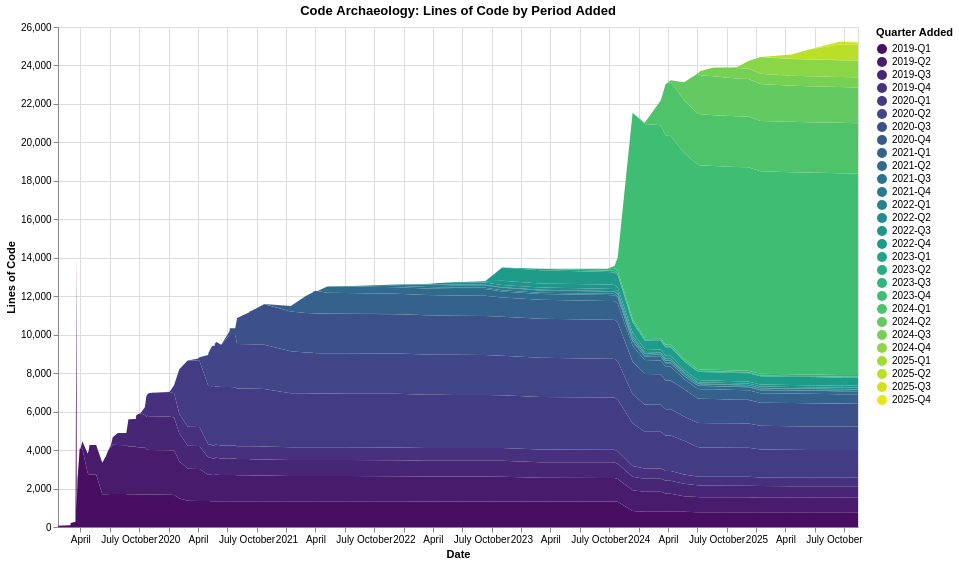

Describe this chart as a Vega-Lite specification.
### Vega-Lite specification from a JSON file in a GitHub repository (floating-point values rounded to 4 significant figures; data arrays with more than 128 entries replaced by an {"elided": "..."} marker saying what was removed)
{"$schema": "https://vega.github.io/schema/vega-lite/v6.1.0.json", "config": {"view": {"continuousHeight": 300, "continuousWidth": 300}}, "data": {"name": "data-0ab987d1b3d778de545a0b3378db2d9d"}, "datasets": {"data-0ab987d1b3d778de545a0b3378db2d9d": {"elided": "888 records"}}, "encoding": {"color": {"field": "period", "scale": {"scheme": "viridis"}, "title": "Quarter Added", "type": "ordinal"}, "order": {"field": "period", "type": "ordinal"}, "tooltip": [{"field": "commit_date", "type": "temporal"}, {"field": "period", "type": "ordinal"}, {"field": "line_count", "type": "quantitative"}], "x": {"field": "commit_date", "title": "Date", "type": "temporal"}, "y": {"field": "line_count", "title": "Lines of Code", "type": "quantitative"}}, "height": 500, "mark": {"type": "area"}, "title": "Code Archaeology: Lines of Code by Period Added", "usermeta": {"embedOptions": {}}, "width": 800}
